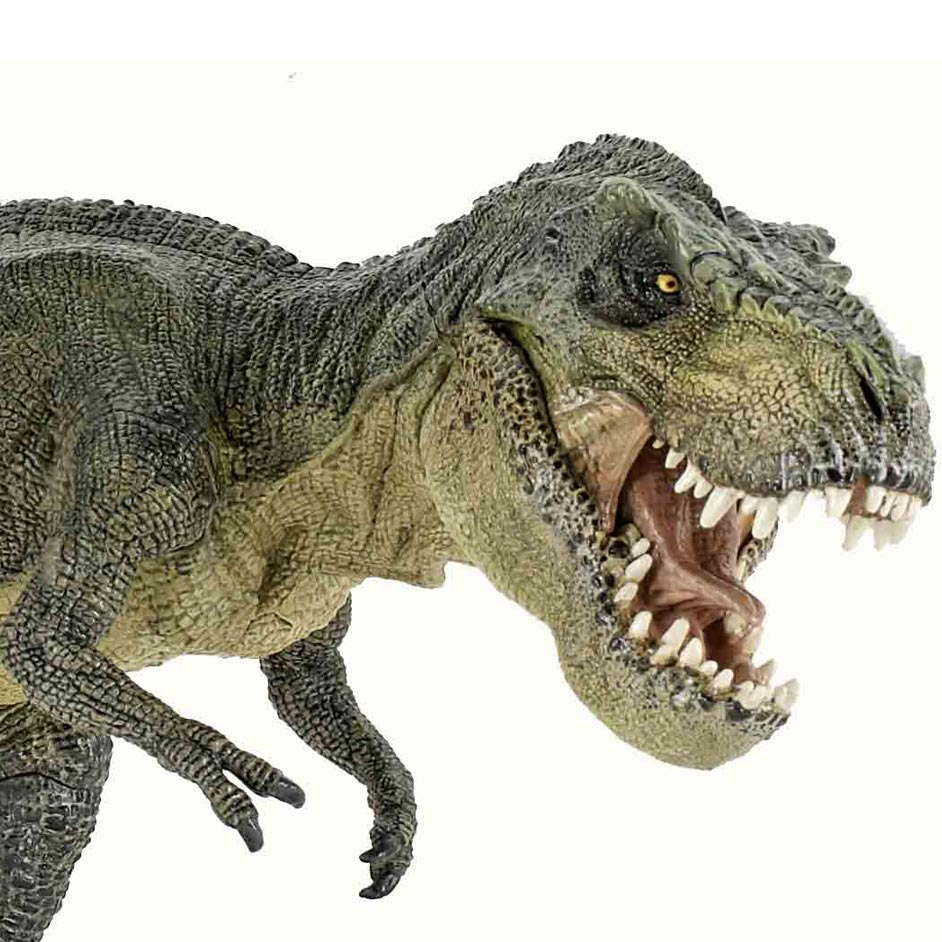
#> input picture openCV/Trex.jpg, 942 x 942 px
$ python blurring.py --image Trex.jpg
#> lines starting #> are read from the running program, lines starting #| are printed output that depends on the picture
import numpy as np
import argparse
import cv2

ap = argparse.ArgumentParser()
ap.add_argument("-i", "--image", required = True, help = "Path to the image")
args = vars(ap.parse_args())

image = cv2.imread(args["image"])
#> image is the input picture: shape (942, 942, 3); mean B, G, R 166.7, 180.6, 182.9
cv2.imshow("Original", image)
cv2.waitKey(0)

blurred = np.hstack([
					cv2.blur(image, (3, 3)),
					cv2.blur(image, (5, 5)),
					cv2.blur(image, (7, 7))])
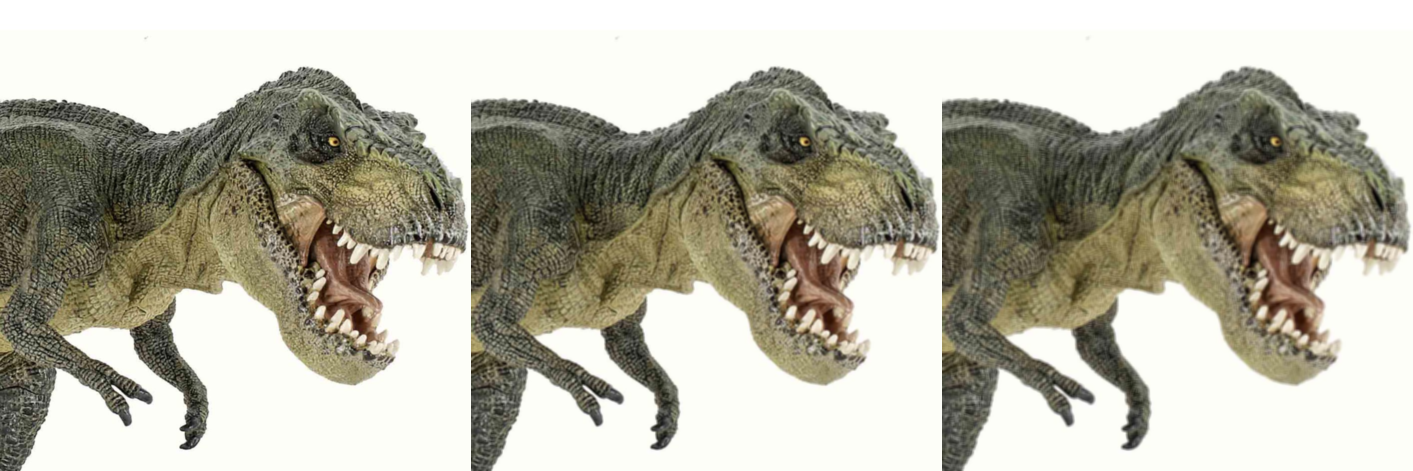
#> blurred: shape (942, 2826, 3) (shown at 1/2 size); mean B, G, R 166.7, 180.6, 182.9
cv2.imshow("Averaged", blurred)
cv2.waitKey(0)

blurred = np.hstack([
				cv2.GaussianBlur(image, (3,3), 0.25),
				cv2.GaussianBlur(image, (5,5), 0),
				cv2.GaussianBlur(image, (7,7), 0)])
cv2.imshow("Gaussian", blurred)
cv2.waitKey(0)
## image, kernel size, standard deviation

blurred = np.hstack([
			cv2.medianBlur(image, 3),
			cv2.medianBlur(image, 5),
			cv2.medianBlur(image, 7)])
cv2.imshow("Median", blurred)
cv2.waitKey(0)

blurred = np.hstack([
			cv2.bilateralFilter(image, 5, 21, 21),
			cv2.bilateralFilter(image, 7, 31, 31),
			cv2.bilateralFilter(image, 9, 41, 41)])
cv2.imshow("Bilateral", blurred)
cv2.waitKey(0)
## image, diameter of pizel neighborhood, color[color large-> more colors in neighborhood], space -> large->pixels farther out from the central pixel will influence the blurring calculation
